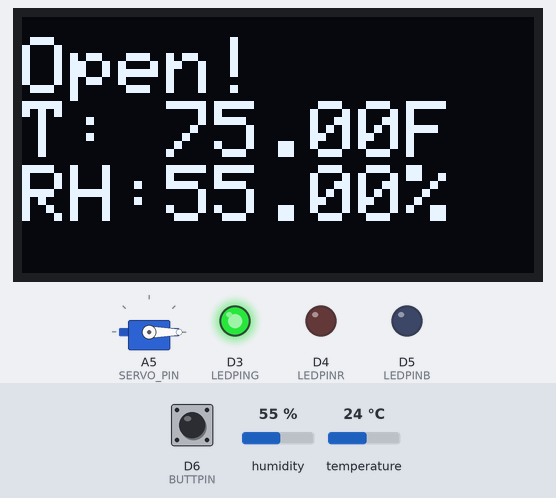
Recording of a sketch running on a simulated Particle Photon. Shown: servo, 128×64 one-colour display, output pins drawn as LEDs (lit = HIGH). Inputs (shaded band) come from the test bench; at power-on: D6 (BUTTPIN) LOW, humidity 55 %, temperature 24 °C.

Above: at 1.2 s.
1.3 s: D6 (BUTTPIN) pulled HIGH for 3.2 s
At 5.3 s:
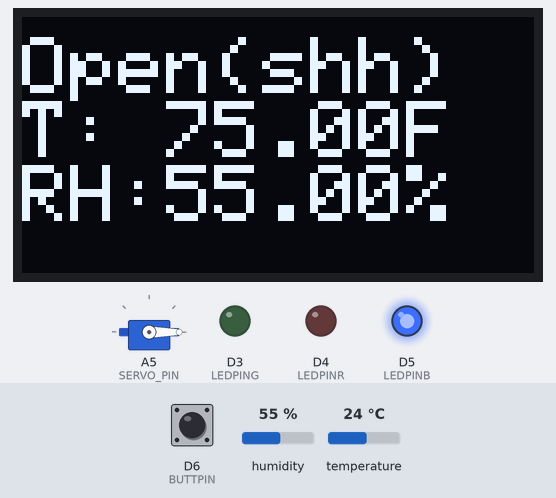
6.0 s: humidity set to 22 %
At 7.0 s:
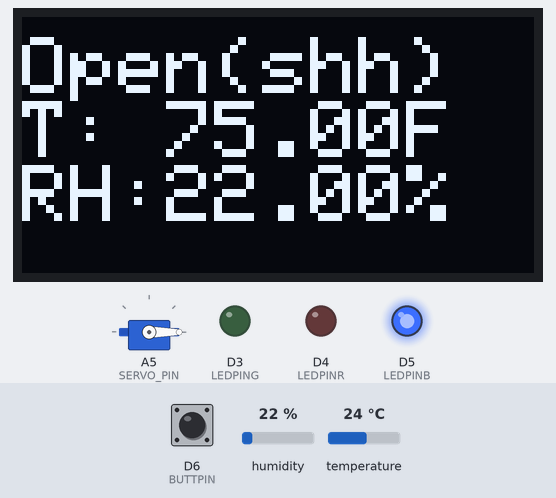
7.5 s: temperature set to 12 °C
At 8.4 s:
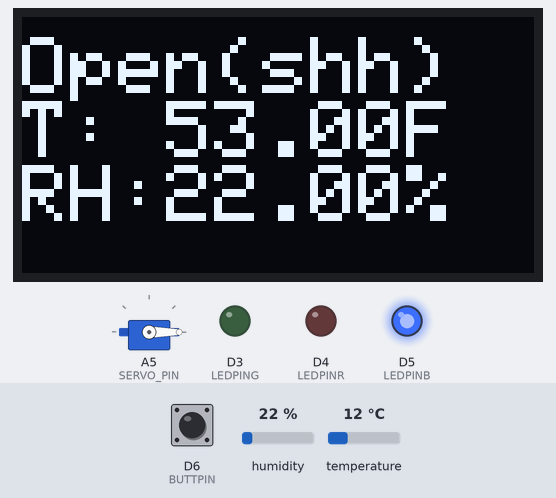
9.0 s: D6 (BUTTPIN) pulled HIGH for 0.15 s
At 10.1 s:
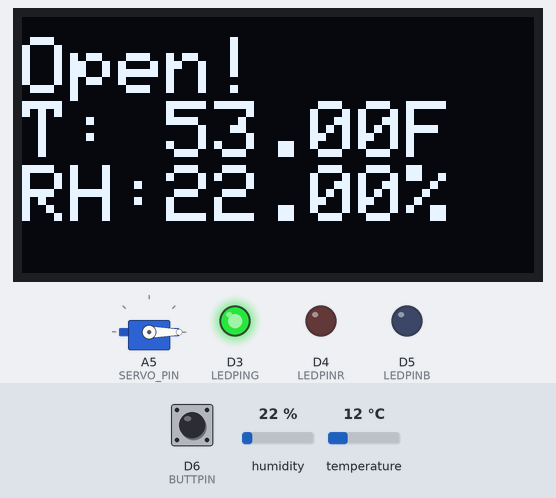
10.6 s: temperature set to 24.5 °C
At 10.9 s:
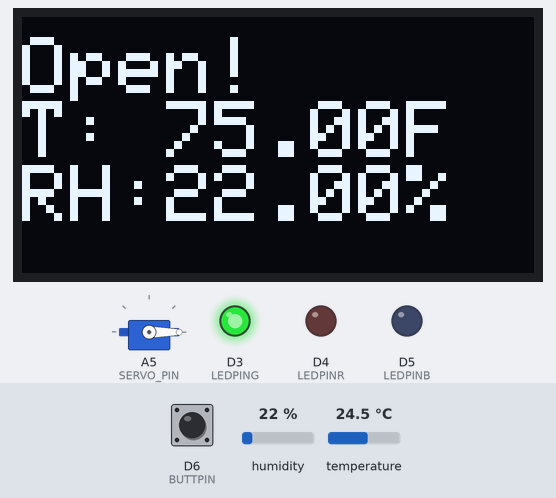
12.1 s: temperature set to 25.4 °C
At 12.6 s:
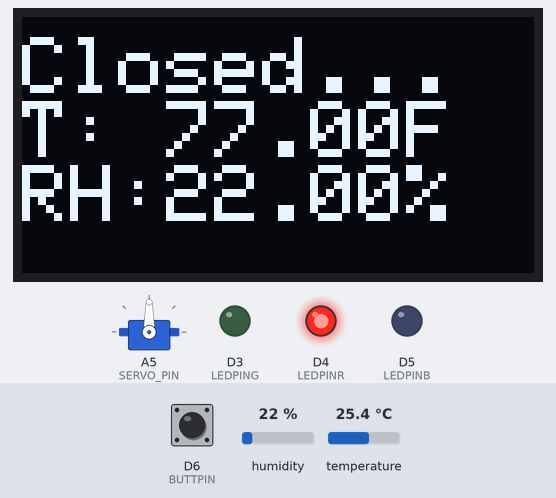
Timing chart, 0 to 14.6 s (numbered marks = the images above; inputs shaded):
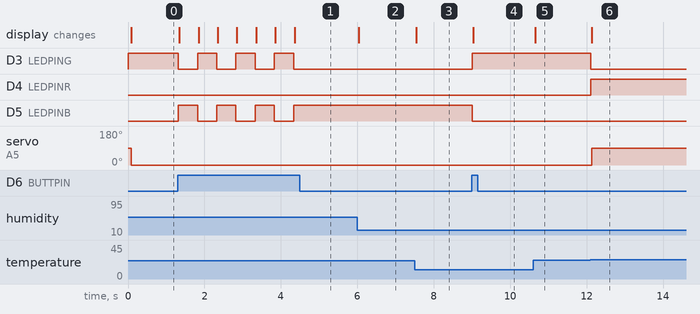

Measured:
- the behaviour switches between 24.9 and 25 °C on temperature (found by bisection; images 5 and 6)
- after the input at 1.3 s, D3 (LEDPING): alternates HIGH for 0.50 s and LOW for 0.50 s, 7 changes in all, then stays LOW, starting at once; D5 (LEDPINB): alternates HIGH for 0.50 s and LOW for 0.50 s, 7 changes in all, then stays HIGH, starting at once; the display: changes at once (image 1)
- after the input at 6.0 s, the display: changes at once (image 2)
- after the input at 7.5 s, the display: changes after 0.05 s (image 3)
- after the input at 9.0 s, D3 (LEDPING): LOW → HIGH at once; D5 (LEDPINB): HIGH → LOW at once; the display: changes at once (image 4)
- after the input at 10.6 s, the display: changes after 0.05 s (image 5)
- after the input at 12.1 s, D3 (LEDPING): HIGH → LOW at once; D4 (LEDPINR): LOW → HIGH at once; servo on A5 (SERVO_PIN): 0° → 90° at once; the display: first differs from a run without the input at once (image 6)

The sketch:

SmartRoom-museum.ino
```cpp
/*
 * Project SmartRoom-museum
 * Description: 2 Locations (museum and insurance) communicate via Particle.publish() and Particle.subscribe()
 *              This piece, Smartroom-museum, periodically publishes the float "tempF" to be handled by Smartroom-insurance
 *              It also handles several local peripheral devices:
 *              A BME280 capable of reading local temperature, pressure, and relative humidity is used for temperature readings
 *              A SSD1306 display is used for displaying local temperature and relative humitity, as well as messages reflecting museums "open" status
 *              3 LEDs are used to show whether the temperature is above a certain cutoff (red), safe (green), or in a local security override state (blue)
 *              A simple button is used to toggle between automatic handling of security measures, or a forced-safe override state
 *              A servo attached to a flag indicates that the museum is open; actually mounted within a lock frame
 *              https://www.hackster.io/nicktolk/smartroom-2635f6
 * Author:      Nick Tolk
 * Date:        04-MAR-2023
 */

 // When publishing is enabled, it'll stall waiting for a connection. While that's off for debugging, SEMI_AUTOMATIC speeds up resets.
SYSTEM_MODE(SEMI_AUTOMATIC)

// Setting "LIVE" to false discourages connecting/publishing while debugging
#define LIVE true

// Constants, pin numbers, and addresses for BME280 and SSD1306
#include "SmartRoom-museum.h"

// https://cdn-shop.adafruit.com/datasheets/SSD1306.pdf
#include "Adafruit_SSD1306.h"
// https://www.adafruit.com/product/2652
#include "Adafruit_BME280.h"

// I2C declarations
static Adafruit_SSD1306 display(OLED_RESET);  // OLED_RESET in "SmartRoom-museum.h"
Adafruit_BME280 bme;

enum LEDColors{LED_RED, LED_GREEN, LED_BLUE};  // red:lockdown; green:open; blue:override
void setLED(LEDColors color);                  // sets on/off state on red, green, and blue LEDs

int publishTick = 0, buttonTick = 0, displayTick = 0; // compared against millis() and corresponding const delay for timing

float tempC, humidRH;   // read from BME280
float tempF;            // converted temperature value to be published
String DisplayString;   // string to display on marqius

Servo myServo;          // used to raise/lower flag to indicate "open" status

bool override = false;      // when true, museum overrides automatic shutdown handling and does not publish tempF
bool lockdown = true;       // true when museum is locked
bool lockdownPush = false;  // last lockdown state pushed

void lockDoor(bool lockedIn); // true sets servo to locked position

void setup() {
  bool status;    // for I2C status

  initPins();           // set pin modes
  Serial.begin(9600);   // kick off the serial connection, but don't bother waiting for it

  if (LIVE){            // if (LIVE==false), Smartroom-museum won't connect nor attempt to publish tempF
    Particle.connect(); // a delay during this operation will likely be long enough for the Serial conection to establish in case it's being monitored
  }

  Wire.begin();         // init I2C bus
// Attempt BME280 connection, and potentially report failue over Serial
// (Note: Since there's no delay to wait for the Serial connection to establish, it's probably only initialized here if Particle.connect() caused a delay)
  status = bme.begin (bmeAddress);
  if (status == false) {
    Serial.printf ("BME280 at address 0x%02X failed to start", bmeAddress) ;
  }

// Display setup. A textSize of 2 fits about 10 characters across with 3 rows on the SSD1306.
  display.begin(SSD1306_SWITCHCAPVCC, displayAddress);
  display.setTextColor(WHITE);
  display.setTextSize(2);
  display.clearDisplay();
  display.display();

// Preserved but intentionally commented code would refuse to proceed without a live Particle connection
  /*if (LIVE){
    while (!Particle.connected()){
      // Just keep trying. Connect now; publish() in loop().
      Serial.printf("\rConnecting...");
    }
    if (Particle.connected()){
      Serial.printf("Connected!\n");
    }
  }*/
}

void loop() {
// temperature and humidity read locally, within enclosure
  tempC = bme.readTemperature();  // local deg C
  humidRH = bme.readHumidity();   // %RH

  tempF = map(tempC, 0.0, 100.0, 32.0, 212.0);  // conversion to F

  if (millis() - publishTick > publishDelay){   // check for publish delay
    publishTick = millis();                    // reset timer

// Serial feedback prior to publishing
    if (!LIVE || override){
      Serial.printf("Not publishing: ");
    } else if (!Particle.connected()){
      Serial.printf("Not connected, but would publish: ");
    } else {
      Serial.printf("Publishing tempF: ");
    }
    Serial.printf("%.2f\n", tempF);

// This attempts to publish tempF EVERY publishDelay ms, unless override is on
// PRIVATE is implied here, as Particle has disallowed PUBLIC publishing.
// NO_ACK benefits only the museum, because maybe they could blame it for missing data during override.
    if (LIVE && !override){
      Particle.publish("tempF", String::format("%.2f", tempF), NO_ACK);
    }
  }

  // Check for override
  if (millis() - buttonTick > buttonDelay){ // pause to prevent double-clicks
    if (digitalRead(BUTTPIN)){                // see if the button is pressed,
      override = !override;                   // toggle override state,
      buttonTick = millis();                  // and reset the timer
    }
  }

// Handle LEDs according to current override and temperature conditions
  if (override){                // see if we're in an override state
    lockdown = false;             // never lock down during override
    setLED(LED_BLUE);             // and blue indicates state

  } else if (tempF < fireTemp){ // check current temperature against limit
    lockdown = false;             // things are cool enough to operate - no lockdown
    setLED(LED_GREEN);            // and green lets us know that

  } else {                      // things are too hot
    lockdown = true;              // so lock things down
    setLED(LED_RED);              // and light up red
  }

// Update SSD1306 display - Open/closed state and environment conditions on marquis
  if (millis() - displayTick > displayDelay){
  // First generate a string for the display
    if (lockdown){
      DisplayString = String::format("Closed...\nT: %.2fF\nRH:%.2f%% ", tempF, humidRH);    // during a lockdown state, announce closure
    } else {
      if (override){
        DisplayString = String::format("Open(shh)\nT: %.2fF\nRH:%.2f%% ", tempF, humidRH);  // announce a hush-hush override opening
      } else {
        DisplayString = String::format("Open!\nT: %.2fF\nRH:%.2f%% ", tempF, humidRH);      // regular opening
      }
    }
  // Then clear the display, load the message, and display it
    display.clearDisplay();
    display.setCursor(0, 5);
    display.printf("%s", DisplayString.c_str());
    display.display();
  }

// As this was designed to implement a lock, lockDoor() actually lowers a flag using the Servo when things are closed
  lockDoor(lockdown);

}

// Sets one LED on at a time. Constants are in "Smartroom-museum.h"
void setLED(LEDColors color){
  switch(color){
    case LED_RED:
      digitalWrite(LEDPINR, LEDON);   // turn on the red light,
      digitalWrite(LEDPING, LEDOFF);  // turn off the green one,
      digitalWrite(LEDPINB, LEDOFF);  // and turn off the blue one
      break;
    case LED_GREEN:                   // green
      digitalWrite(LEDPINR, LEDOFF);
      digitalWrite(LEDPING, LEDON);
      digitalWrite(LEDPINB, LEDOFF);
      break;
    case LED_BLUE:                    // blue
    default:
      digitalWrite(LEDPINR, LEDOFF);
      digitalWrite(LEDPING, LEDOFF);
      digitalWrite(LEDPINB, LEDON);
      break;
  }
}

// sets pin states for current breadboard wiring, intializes Servo, and turns on green LED
void initPins(){
  pinMode(LEDPINR, OUTPUT);
  pinMode(LEDPING, OUTPUT);
  pinMode(LEDPINB, OUTPUT);
  pinMode(BUTTPIN, INPUT_PULLDOWN);
  myServo.attach(SERVO_PIN);
  setLED(LED_GREEN);
}

// Lowers flag when lockedIn==true
void lockDoor(bool lockedIn){
  if (lockedIn){
    myServo.write(LOCKED);
  } else {
    myServo.write(UNLOCKED);
  }
}
```

SmartRoom-museum.cpp
```cpp
/******************************************************/
//       THIS IS A GENERATED FILE - DO NOT EDIT       //
/******************************************************/

#include "Particle.h"
#line 1 "c:/Users/nickt/Documents/IoT/SmartRoom/SmartRoom-museum/src/SmArtRoom-museum.ino"
/*
 * Project SmartRoom-museum
 * Description: 2 Locations (museum and insurance) communicate via Particle.publish() and Particle.subscribe()
 *              This piece, Smartroom-museum, periodically publishes the float "tempF" to be handled by Smartroom-insurance
 *              It also handles several local peripheral devices:
 *              A BME280 capable of reading local temperature, pressure, and relative humidity is used for temperature readings
 *              A SSD1306 display is used for displaying local temperature and relative humitity, as well as messages reflecting museums "open" status
 *              3 LEDs are used to show whether the temperature is above a certain cutoff (red), safe (green), or in a local security override state (blue)
 *              A simple button is used to toggle between automatic handling of security measures, or a forced-safe override state
 *              A servo attached to a flag indicates that the museum is open; actually mounted within a lock frame
 *              https://www.hackster.io/nicktolk/smartroom-2635f6
 * Author:      Nick Tolk
 * Date:        04-MAR-2023
 */

 // When publishing is enabled, it'll stall waiting for a connection. While that's off for debugging, SEMI_AUTOMATIC speeds up resets.
void setup();
void loop();
void initPins();
#line 17 "c:/Users/nickt/Documents/IoT/SmartRoom/SmartRoom-museum/src/SmArtRoom-museum.ino"
SYSTEM_MODE(SEMI_AUTOMATIC)

// Setting "LIVE" to false discourages connecting/publishing while debugging
#define LIVE true

// Constants, pin numbers, and addresses for BME280 and SSD1306
#include "SmartRoom-museum.h"

// https://cdn-shop.adafruit.com/datasheets/SSD1306.pdf
#include "Adafruit_SSD1306.h"
// https://www.adafruit.com/product/2652
#include "Adafruit_BME280.h"

// I2C declarations
static Adafruit_SSD1306 display(OLED_RESET);  // OLED_RESET in "SmartRoom-museum.h"
Adafruit_BME280 bme;

enum LEDColors{LED_RED, LED_GREEN, LED_BLUE};  // red:lockdown; green:open; blue:override
void setLED(LEDColors color);                  // sets on/off state on red, green, and blue LEDs

int publishTick = 0, buttonTick = 0, displayTick = 0; // compared against millis() and corresponding const delay for timing

float tempC, humidRH;   // read from BME280
float tempF;            // converted temperature value to be published
String DisplayString;   // string to display on marqius

Servo myServo;          // used to raise/lower flag to indicate "open" status

bool override = false;      // when true, museum overrides automatic shutdown handling and does not publish tempF
bool lockdown = true;       // true when museum is locked
bool lockdownPush = false;  // last lockdown state pushed

void lockDoor(bool lockedIn); // true sets servo to locked position

void setup() {
  bool status;    // for I2C status

  initPins();           // set pin modes
  Serial.begin(9600);   // kick off the serial connection, but don't bother waiting for it

  if (LIVE){            // if (LIVE==false), Smartroom-museum won't connect nor attempt to publish tempF
    Particle.connect(); // a delay during this operation will likely be long enough for the Serial conection to establish in case it's being monitored
  }

  Wire.begin();         // init I2C bus
// Attempt BME280 connection, and potentially report failue over Serial
// (Note: Since there's no delay to wait for the Serial connection to establish, it's probably only initialized here if Particle.connect() caused a delay)
  status = bme.begin (bmeAddress);
  if (status == false) {
    Serial.printf ("BME280 at address 0x%02X failed to start", bmeAddress) ;
  }

// Display setup. A textSize of 2 fits about 10 characters across with 3 rows on the SSD1306.
  display.begin(SSD1306_SWITCHCAPVCC, displayAddress);
  display.setTextColor(WHITE);
  display.setTextSize(2);
  display.clearDisplay();
  display.display();

// Preserved but intentionally commented code would refuse to proceed without a live Particle connection
  /*if (LIVE){
    while (!Particle.connected()){
      // Just keep trying. Connect now; publish() in loop().
      Serial.printf("\rConnecting...");
    }
    if (Particle.connected()){
      Serial.printf("Connected!\n");
    }
  }*/
}

void loop() {
// temperature and humidity read locally, within enclosure
  tempC = bme.readTemperature();  // local deg C
  humidRH = bme.readHumidity();   // %RH

  tempF = map(tempC, 0.0, 100.0, 32.0, 212.0);  // conversion to F

  if (millis() - publishTick > publishDelay){   // check for publish delay
    publishTick = millis();                    // reset timer

// Serial feedback prior to publishing
    if (!LIVE || override){
      Serial.printf("Not publishing: ");
    } else if (!Particle.connected()){
      Serial.printf("Not connected, but would publish: ");
    } else {
      Serial.printf("Publishing tempF: ");
    }
    Serial.printf("%.2f\n", tempF);

// This attempts to publish tempF EVERY publishDelay ms, unless override is on
// PRIVATE is implied here, as Particle has disallowed PUBLIC publishing.
// NO_ACK benefits only the museum, because maybe they could blame it for missing data during override.
    if (LIVE && !override){
      Particle.publish("tempF", String::format("%.2f", tempF), NO_ACK);
    }
  }

  // Check for override
  if (millis() - buttonTick > buttonDelay){ // pause to prevent double-clicks
    if (digitalRead(BUTTPIN)){                // see if the button is pressed,
      override = !override;                   // toggle override state,
      buttonTick = millis();                  // and reset the timer
    }
  }

// Handle LEDs according to current override and temperature conditions
  if (override){                // see if we're in an override state
    lockdown = false;             // never lock down during override
    setLED(LED_BLUE);             // and blue indicates state

  } else if (tempF < fireTemp){ // check current temperature against limit
    lockdown = false;             // things are cool enough to operate - no lockdown
    setLED(LED_GREEN);            // and green lets us know that

  } else {                      // things are too hot
    lockdown = true;              // so lock things down
    setLED(LED_RED);              // and light up red
  }

// Update SSD1306 display - Open/closed state and environment conditions on marquis
  if (millis() - displayTick > displayDelay){
  // First generate a string for the display
    if (lockdown){
      DisplayString = String::format("Closed...\nT: %.2fF\nRH:%.2f%% ", tempF, humidRH);    // during a lockdown state, announce closure
    } else {
      if (override){
        DisplayString = String::format("Open(shh)\nT: %.2fF\nRH:%.2f%% ", tempF, humidRH);  // announce a hush-hush override opening
      } else {
        DisplayString = String::format("Open!\nT: %.2fF\nRH:%.2f%% ", tempF, humidRH);      // regular opening
      }
    }
  // Then clear the display, load the message, and display it
    display.clearDisplay();
    display.setCursor(0, 5);
    display.printf("%s", DisplayString.c_str());
    display.display();
  }

// As this was designed to implement a lock, lockDoor() actually lowers a flag using the Servo when things are closed
  lockDoor(lockdown);

}

// Sets one LED on at a time. Constants are in "Smartroom-museum.h"
void setLED(LEDColors color){
  switch(color){
    case LED_RED:
      digitalWrite(LEDPINR, LEDON);   // turn on the red light,
      digitalWrite(LEDPING, LEDOFF);  // turn off the green one,
      digitalWrite(LEDPINB, LEDOFF);  // and turn off the blue one
      break;
    case LED_GREEN:                   // green
      digitalWrite(LEDPINR, LEDOFF);
      digitalWrite(LEDPING, LEDON);
      digitalWrite(LEDPINB, LEDOFF);
      break;
    case LED_BLUE:                    // blue
    default:
      digitalWrite(LEDPINR, LEDOFF);
      digitalWrite(LEDPING, LEDOFF);
      digitalWrite(LEDPINB, LEDON);
      break;
  }
}

// sets pin states for current breadboard wiring, intializes Servo, and turns on green LED
void initPins(){
  pinMode(LEDPINR, OUTPUT);
  pinMode(LEDPING, OUTPUT);
  pinMode(LEDPINB, OUTPUT);
  pinMode(BUTTPIN, INPUT_PULLDOWN);
  myServo.attach(SERVO_PIN);
  setLED(LED_GREEN);
}

// Lowers flag when lockedIn==true
void lockDoor(bool lockedIn){
  if (lockedIn){
    myServo.write(LOCKED);
  } else {
    myServo.write(UNLOCKED);
  }
}
```

SmartRoom-museum.h
```cpp
#ifndef _SMARTROOM_MUSEUM_
#define _SMARTROOM_MUSEUM_

// For current configuration. Inverted if using button switch.
#define LEDON HIGH
#define LEDOFF LOW

// This just discourages a persistent compilation warning from Adafruit_BME280.h
#ifndef ARDUINO
#define ARDUINO 0
#endif  // ARDUINO

// gameplay constants
const int publishDelay = 30000; // minimum ms between publishes
const int buttonDelay = 500;    // between button clicks
const int displayDelay = 10;    // display refreshes

// I2C addresses
const uint8_t displayAddress = 0x3C;
const uint8_t bmeAddress = 0x76;

const float fireTemp = 76.5;    // temp in F to indicate "too hot"
const int LOCKED = 90;          // setting for lowered flag
const int UNLOCKED = 0;         // setting for raised flag

// Encoder pins
const int LEDPING = D3;     // green LED pin
const int LEDPINR = D4;     // red LED pin
const int LEDPINB = D5;     // blue LED pin
const int BUTTPIN = D6;     // button pin
const int SERVO_PIN = A5;   // Servo pin
const int OLED_RESET = D9;  // not actually wired right now and unused here

#endif      // _SMARTROOM_MUSEUM_
```
